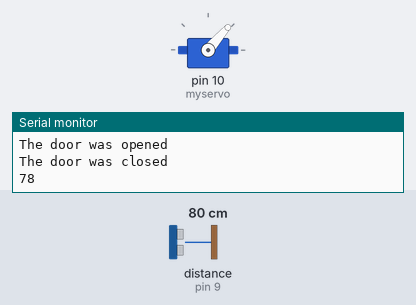
Bench run of a sketch on a simulated Arduino Uno, built with avr-gcc and run on an emulated ATmega328P. On the bench: servo, the last lines printed to the serial monitor. Wiring (inferred from the names in the program): ultrasonic range finder: trigger pin 8; echo pin 9. The inputs (shaded band) are chosen by the test bench; at power-on: distance to the obstacle (sensor on pin 9) 80 cm. The echo pulse lasts 58.3 µs per cm.

Above: at 9.5 s.
9.6 s: distance to the obstacle (sensor on pin 9) set to 199 cm
At 16.1 s:
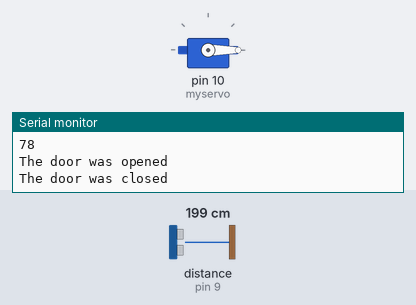
17.8 s: distance to the obstacle (sensor on pin 9) set to 206 cm
At 18.5 s:
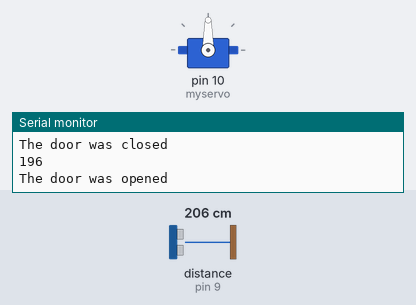
At 22.35 s:
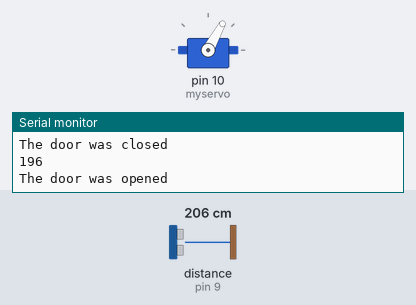
Timing chart, 0 to 24.8 s (numbered marks = the images above; inputs shaded):
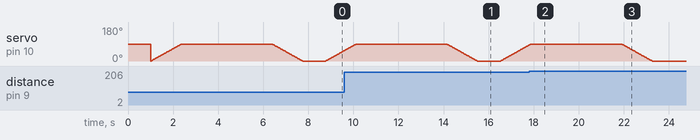

The sketch:

Control_Servo.ino
```cpp
#include <Servo.h>
//Bai 11

const int trig = 8;
const int echo = 9;
Servo myservo;

int pos = 0;

void setup() {
  // put your setup code here, to run once:

  Serial.begin(9600);
  pinMode(trig,OUTPUT);
  pinMode(echo,INPUT);
  myservo.attach(10);

}

void loop() {
  // put your main code here, to run repeatedly:

  delay(1000);
  unsigned long duration;
  int distanceCm;


  digitalWrite(trig,0);
  delayMicroseconds(2);
  digitalWrite(trig,1);
  delayMicroseconds(5);
  digitalWrite(trig,0);


  duration = pulseIn(echo,HIGH);

  distanceCm = int(duration/2/29.412);

  Serial.println(distanceCm);
  if (distanceCm < 200) {
    runDoor();
  }
}

void runDoor() {
  for ( pos = 0; pos <= 90; pos += 1) {
    myservo.write(pos);
    delay(15);
  }
  Serial.println("The door was opened");
  delay(4000);
  for ( pos = 90; pos >= 0; pos -= 1) {
    myservo.write(pos);
    delay(15);
  }
  Serial.println("The door was closed");
}
```

Measured:
- the behaviour switches between 202 and 203 cm on distance to the obstacle (sensor on pin 9) (found by bisection; images 1 and 2)
- after the input at 17.8 s, servo on pin 10 (myservo): goes on until 23.3 s, then stays 0°
